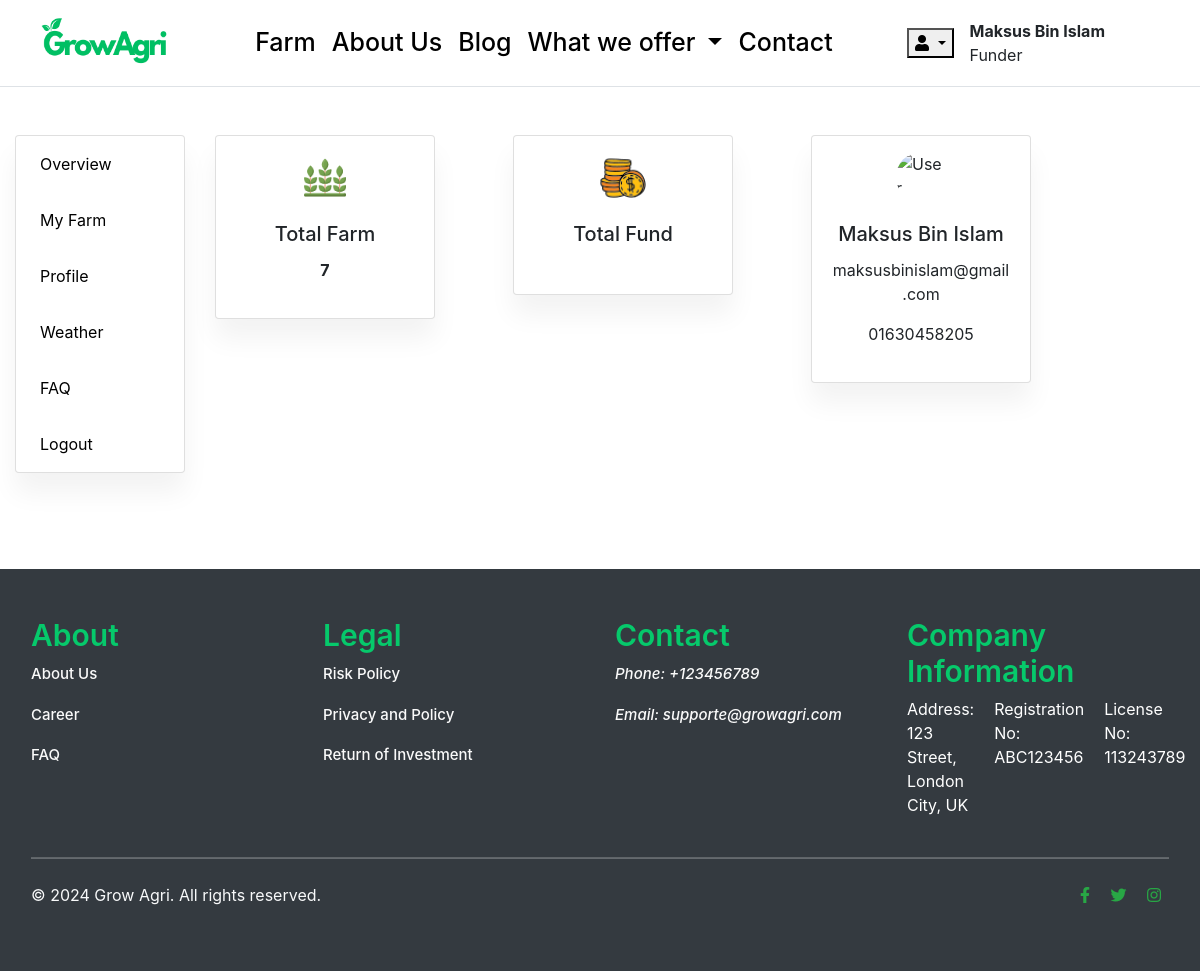
The app's page /accounts/dashboard/ (signed in) with its own data.
### accounts/models.py (models this page shows, shortened)
class Account(AbstractBaseUser):
    first_name   = models.CharField(max_length=50)
    last_name    = models.CharField(max_length=50)
    username     = models.CharField(max_length=50, unique=True)
    email        = models.EmailField(max_length=100, unique=True)
    phone_number = models.CharField(max_length=50)
    date_joined  = models.DateTimeField(auto_now_add=True)
    last_login   = models.DateTimeField(auto_now_add=True)
    is_admin     = models.BooleanField(default=False)
    is_staff     = models.BooleanField(default=False)
    is_active     = models.BooleanField(default=False)
    is_superadmin     = models.BooleanField(default=False)
    USERNAME_FIELD = 'email'
    REQUIRED_FIELDS = ['username', 'first_name', 'last_name']
    objects = MyAccountManager()

### accounts/views.py (the view)
# urls.py: path('dashboard/', views.dashboard, name='dashboard'),
def dashboard(request):
    orders = Order.objects.filter(user_id=request.user.id, is_ordered=True).order_by('created_at')
    orders_count = orders.count()
    context = {
        'ordered_count': orders_count,
    }
    return render(request, 'dashboard/dashboard.html', context)

### carts/context_processors.py (called while the page is built)
def counter(request):
    cart_count = 0
    if 'admin' in request.path:
        return {}
    else:
        try:
            cart = Cart.objects.filter(cart_id=_cart_id(request))
            if request.user.is_authenticated:
                cart_items = CartItem.objects.all().filter(user=request.user)
            else:
                cart_items = CartItem.objects.filter(cart=cart[:1])
            for cart_item in cart_items:
                cart_count += cart_item.quantity
        except Cart.DoesNotExist:
            cart_count = 0
    return {'cart_count': cart_count}

### carts/views.py (called while the page is built)
def _cart_id(request):
    cart = request.session.session_key
    if not cart:
        cart = request.session.create()
    return cart

### projects/context_processors.py (called while the page is built)
def menu_links(request):
    links = CropType.objects.all()
    return dict(links=links)

### templates/dashboard/dashboard.html (shortened to what this page needs)
{% extends "base.html" %}
{% load static %}
{% block content %}
<div class="container-fluid h-100 my-5 drawer_container">
    <div class="row">
       {% include "includes/dashboard_sidebar.html" %}
            <div class="row">
                <div class="col-md-12">
                    <div class="row gap-5">
                        <div class="col-md-3 col-sm-12">
                            <div class="card py-3">
                                <div class="d-flex justify-content-center">
                                    <img src="{% static 'images/farm.png' %}" height="50" width="50" alt="">
                                </div>
                                <div class="card-body">
                                    <h5 class="card-title text-center">Total Farm</h5>
                                    <p class="card-text text-center fw-bold">{{ ordered_count }}</p>
                                </div>
                            </div>
                        </div>
                        <div class="col-md-3 col-sm-12">
                            <div class="card py-3" style="">
                                <div class="d-flex justify-content-center">
                                    <img src="{% static 'images/fund.png' %}" height="50" width="50" alt="">
                                </div>
                                <div class="card-body">
                                    <h5 class="card-title text-center">Total Fund</h5>
                                  </div>
                            </div>
                        </div>
                        <div class="col-md-3 col-sm-12">
                          <div class="card py-3" style="">
                            <div class="d-flex justify-content-center">
                                <img src="https://www.w3schools.com/howto/img_avatar.png" height="50" width="50" style="border-radius: 50%;" alt="User Profile Image">
                            </div>
                            <div class="card-body">
                                <h5 class="card-title text-center">{{user.first_name}}</h5>
                                <p class="card-text text-center">{{user.email}}</p>
                                <p class="card-text text-center">{{user.phone_number}}</p>
                            </div>
                        </div>
                        </div>
                    </div>
                </div>
            </div>
        </div>
    </div>
</div>
{% endblock content %}

### templates/includes/header.html (shortened to what this page needs)
{% load static %}
<nav class="navbar navbar-expand-lg border-bottom navbar-light">
    <div class="container-fluid">
        <a class="mb-0 h1 logo_text" href="{% url 'home' %}">
            <img src="{% static 'images/logo.png' %}" height="70" width="150" alt="">
        </a>
        <div class="collapse navbar-collapse" id="navbarSupportedContent">
            <ul class="navbar-nav mx-auto mb-2 mb-lg-0">
                <li class="nav-item">
                    <a class="nav-link link_item" href="{% url 'farm' %}">Farm</a>
                </li>
                <li class="nav-item">
                    <a class="nav-link link_item" href="{% url 'about-us' %}">About Us</a>
                </li>
                <li class="nav-item">
                    <a class="nav-link link_item" href="{% url 'blog_list' %}">Blog</a>
                </li>
                <li class="nav-item dropdown">
                    <a class="nav-link link_item dropdown-toggle" href="#" id="navbarDropdown" role="button" data-toggle="dropdown" aria-haspopup="true" aria-expanded="false">
                        What we offer
                    </a>
                </li>
                <li class="nav-item">
                    <a class="nav-link link_item" href="{% url 'contact' %}">Contact</a>
                </li>
            </ul>
            {% if user.is_authenticated %}
            <div class="d-flex align-items-center me-5">
                <div class="dropdown me-3">
                    <button class="dropdown-toggle user_toggle" type="button" id="dropdownMenuButton1"
                        data-bs-toggle="dropdown" aria-expanded="false">
                        <i class="fa fa-user" aria-hidden="true"></i>
                    </button>
                </div>
                <div class="me-3">
                    <p class="m-0 m-0 fw-bold"> {{ user.first_name }} </p>
                    <p class="m-0 m-0">Funder</p>
                </div>
            </div>
            {% else %}
            <div>
                <a href="{% url 'register' %}" class="btn btn-primary custom_button">Sign Up</a>
                <a href="{% url 'login' %}" class="btn btn-outline-secondary custom_button">Login</a>
            </div>
            {% endif %}
        </div>
    </div>
</nav>

### static/css/style.css (style rules this page uses)
.logo_text { color: #0c0c0c; text-decoration: none; font-size: 50px; }
.link_item { color: #000000 !important; font-size: 25px; font-weight: 500; }
.card { box-shadow: 0 20px 27px 0 rgb(0 0 0 / 5%); }
.nav-link { display: block; padding: .5rem 1rem; color: #000000; text-decoration: none; transition: color .15s ease-in-out,background-color .15s ease-in-out,border-color .15s ease-in-out; }

### records on screen
Account: first_name "Maksus Bin Islam", email "maksusbinislam@gmail.com", phone_number "01630458205"

### other values on screen
{{ ordered_count }} "7"
